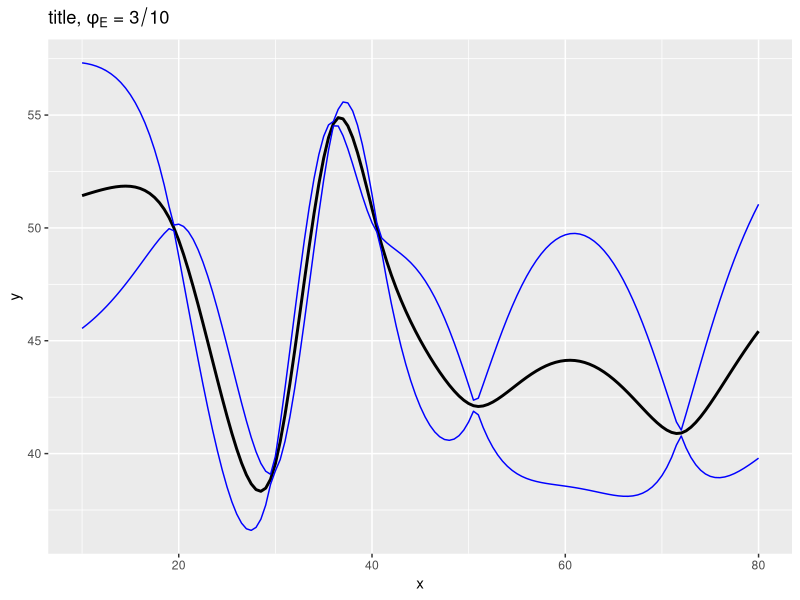

The R source for this figure:
library("ggplot2")

sigma = 4
phi = 0.2

data = c(50.1, 39.1, 54.7, 42.1, 40.9)
points = c(19.4, 29.7, 36.1, 50.7, 71.9)
# for task 3
data = c(data, 49.7)
points = c(points, 40.7)
# new data point
# try at t = 10, because only here our model has the target quality contained in the 
# 90% prediction interval (i. e. testing other points would most likeley be a waste 
# according to our model)

t = (0:140) * 0.5 + 10
t = c(t, points)

# calculate the expected values and the variances of x(t) given the data
size = length(t)
H = abs( matrix(1, size, 1) %*% t - t %*% matrix(1, 1, size) )
S = sigma * sigma * (1 + phi * H) * exp( -phi * H )

my_a = matrix(50, 141, 1)
my_b = matrix(50, size - 141, 1)
S_a = S[1:141,1:141]
S_ab = S[1:141,142:size]
S_ba = S[142:size,1:141]
S_b = S[142:size,142:size]

my = my_a + S_ab %*% solve(S_b, data - my_b)
var = S_a - S_ab %*% solve(S_b) %*% S_ba
var = diag(var)

main = function() {
  
  #task 1
  t = t[1:141]
  # lower and upper values for 90% prediction interval
  x_lower = my - sqrt(var) * 1.645
  x_upper = my + sqrt(var) * 1.645
  df1 = data.frame(t, my)
  df2 = data.frame(t, x_lower)
  df3 = data.frame(t, x_upper)
  p = ggplot() + geom_line(data = df1, aes(t, my), color = "black", size = 1) +
    geom_line(data = df2, aes(t, x_lower), color = "blue", size = 0.5) +
    geom_line(data = df3, aes(t, x_upper), color = "blue", size = 0.5)
  print(p + labs(title = expression("title," ~ phi[E] ~ "=" ~ 3 / 10), x = "x", y = "y"))
  
  # task 2, 3
  # the probabilities that x(t) > 57,
  # are gaussian distributed with mean 'my' and variance 'var'
  z = (57 - my) / sqrt(var)
  p_quality = 1 - pnorm(z)
  df4 = data.frame(t, p_quality)
  q = ggplot() + geom_line(data = df4, aes(t, p_quality), color = "black", size = 1)
  #print(q + labs(title = "title", x = "x", y = "y"))
  
}

main()